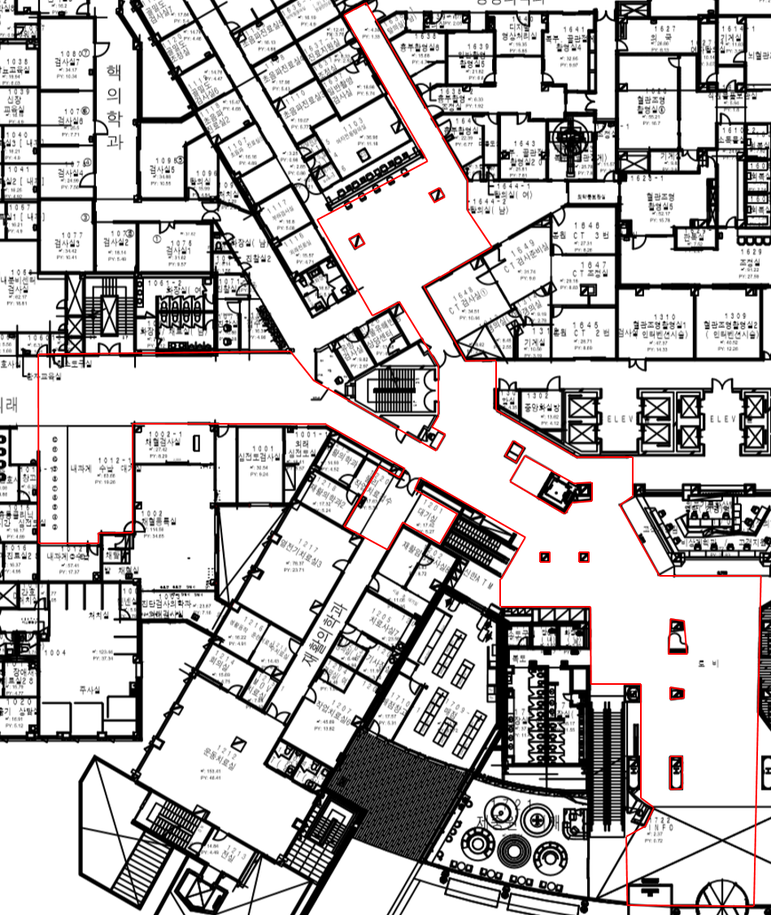
#> input picture snu_hospital.png, 771 x 915 px, shrunk from 948 x 1125 before the run
$ python hospital_map.py
#> lines starting #> are read from the running program, lines starting #| are printed output that depends on the picture; after the words box and inside, x2 and y2 are one past the last pixel; in counts of white or black regions, pixels touching at a corner belong together
### image_modefy.py
import cv2
import numpy as np


def rgb_constraint(lb=[0, 0, 0], ub=[255, 255, 255],
                                 let=(255, 255, 255, 0), save=False, **kwargs):
    """
    rgb_constraint is used for getting image editted RGB constraints.

    Parameters
    ----------
    lb : list
        ``lb`` is lower bound of RGB. It has three components which represent
        lower bound of red, blue, green respectively. Default is [0, 0, 0].
    ub : list
        ``ub`` is upper bound of RGB. It has three components which represent
        upper bound of red, blue, green respectively.
        Default is [255, 255, 255].
    let : tuple
        ``let`` is what will be RGBA value of image's pixels if the RGB of
        pixels don't satisfy RGB constraints. Default is (255, 255, 255, 0)
        which means white.
    kwargs : image
        ``kwargs`` is image loaded like Imgge.open('image.png').
        Keyward will be name of image saved with '_rgb_ediited'.

    Returns
    -------
    new_image : image
        ``new_image`` is the image editted according to RGB constraints.
    """
    new_image = []
    for name, value in kwargs.items():
        img = value
        data = img.getdata()
        newData = []
        for item in data:
            if lb[0] <= item[0] <= ub[0] and \
                    lb[1] <= item[1] <= ub[1] and \
                    lb[1] <= item[1] <= ub[1]:
                newData.append(item)
            else:
                newData.append(let)

        img.putdata(newData)
        if save==True:
            img.save(f"{name}_rgb_editted.png", "PNG")
        new_image.append(img)
    return new_image, f'{name}_rgb_editted.png'


def get_binary_map(img_name, map_size):
    """
    get_binary_map is used for getting binary map and obstacle's coordinate.

    Parameters
    ----------
    img_name : str
        ``img_name`` is name of file what we want to get binary map
        and obstacle's cooridnate.

    map_size : list
        ``map_size`` is size of map

    Returns
    -------
    obstacle_coordinate : ndarray
        ``np.array(obstacle_coordinate)`` is ndarray of obstacle's coordinate.

    bw_img : image
        ``bw_img`` is the image converted from ``img`` to binary image.
    """
    img = cv2.imread(img_name, 2)
    ret, bw_img = cv2.threshold(img, 127, 255, cv2.THRESH_BINARY)

    column_length = bw_img.shape[0]
    row_length = bw_img.shape[1]
    i, j = np.where(bw_img == 0)

    row_size = map_size[0]
    column_size = map_size[1]

    d_row = row_size / row_length
    d_column = column_size / column_length

    obstacle = []
    for i in np.arange(column_length):
            for j in np.arange(row_length):
                if bw_img[i][j] == 0:
                    obstacle.append([j * d_row, (column_length - i) * d_column])
    obstacle_coordinate = np.array(obstacle)
    return obstacle_coordinate, bw_img

### hospital_map.py
from image_modefy import get_binary_map, rgb_constraint
from PIL import Image
from matplotlib import pyplot as plt
import numpy as np

map_size = [200, 200]
hospital_map_image = Image.open('snu_hospital.png')
#> hospital_map_image is the input picture: PIL image 771x915 RGBA; mean R, G, B, A 194.4, 191.6, 191.6, 255
hospital_map_image_red, image_name = \
    rgb_constraint([100, 0, 0], [255, 40, 40],
                   hospital_map_image=hospital_map_image)
#> after the loop in rgb_constraint, `for name, value in kwargs.items():`:
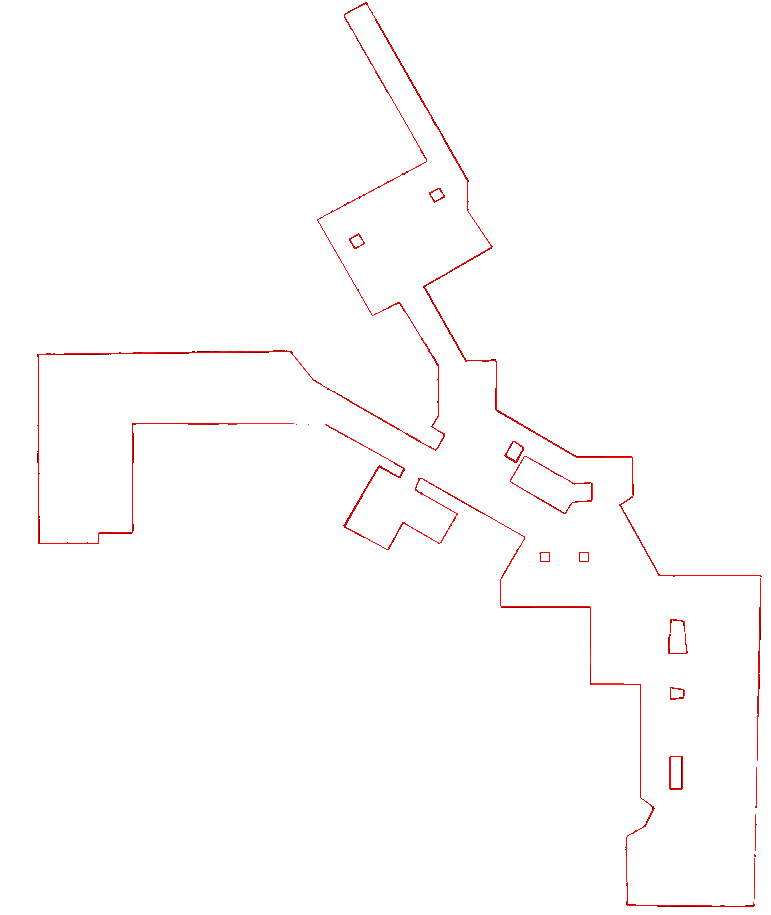
#> img: PIL image 771x915 RGBA; mean R, G, B, A 254.7, 252.7, 252.7, 2.4; transparent parts drawn white
#> after the loop in rgb_constraint, `for name, value in kwargs.items():`: new_image = 1 item
#> hospital_map_image_red = 1 item; image_name = 'hospital_map_image_rgb_editted.png'

obstacle, hospital_map_image_bin = get_binary_map(image_name, map_size)
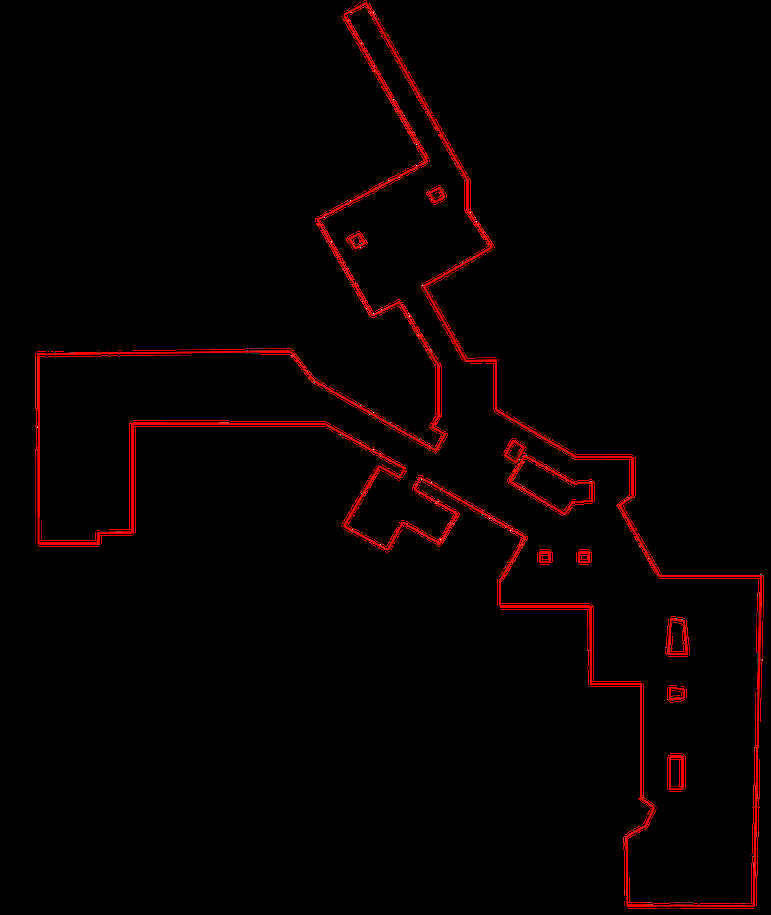
#> input picture hospital_map_image_rgb_editted.png, 771 x 915 px, shrunk from 948 x 1125 before the run
#> in get_binary_map, `img = cv2.imread(img_name, 2)`:
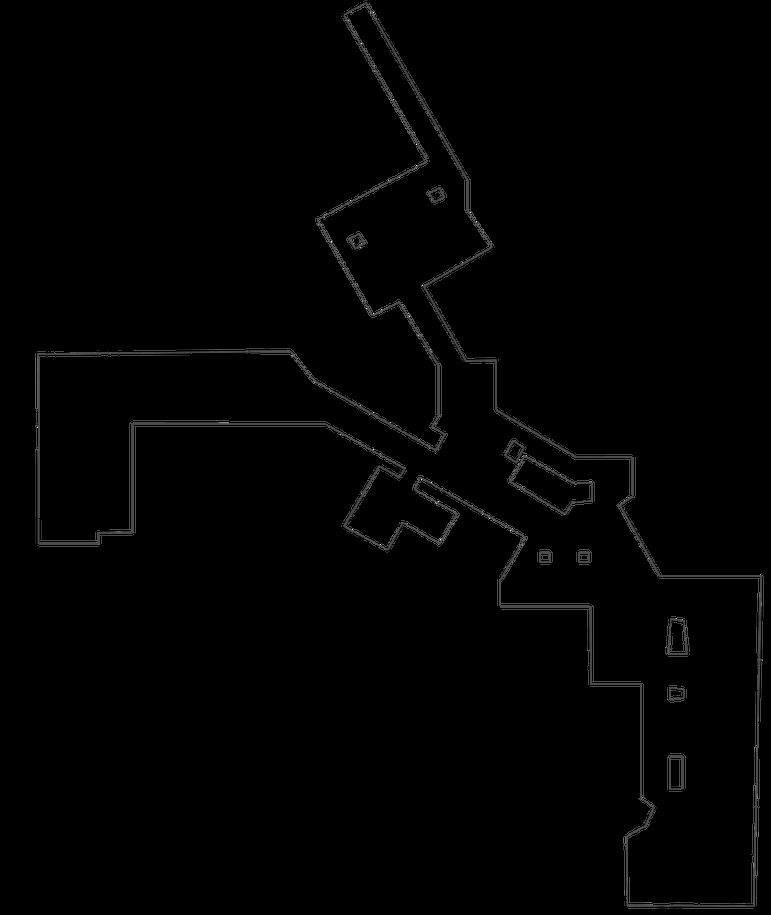
#> img: shape (915, 771); min 0, max 255, mean 2.1
#> in get_binary_map, `ret, bw_img = cv2.threshold(img, 127, 255, cv2.THRESH_BINARY)`:
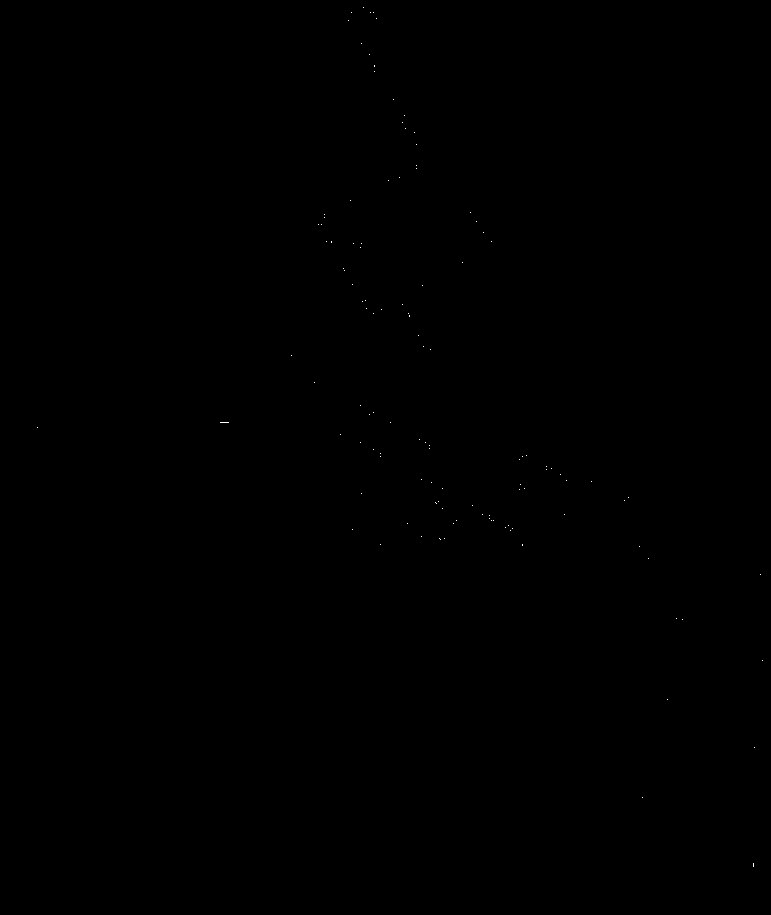
#> bw_img: shape (915, 771); 0.02% white in thin lines or dots, all inside (x1, y1, x2, y2) = (37, 7, 763, 867)
#> after the loop in get_binary_map, `for i in np.arange(column_length):`: obstacle = 705330 items
#> in get_binary_map, `obstacle_coordinate = np.array(obstacle)`: obstacle_coordinate = 705330 pairs, first value 0 to 199.7, second value 0.219 to 200
#> obstacle has the same summary as obstacle_coordinate in get_binary_map

plt.scatter(obstacle[0], obstacle[1], s=np.pi*0.1)
plt.show()
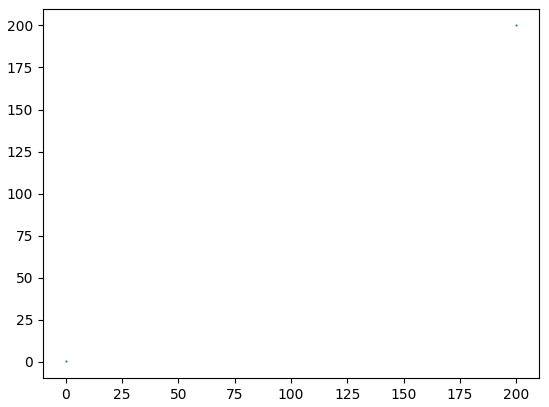
#> figure drawn by matplotlib, 1 panel
